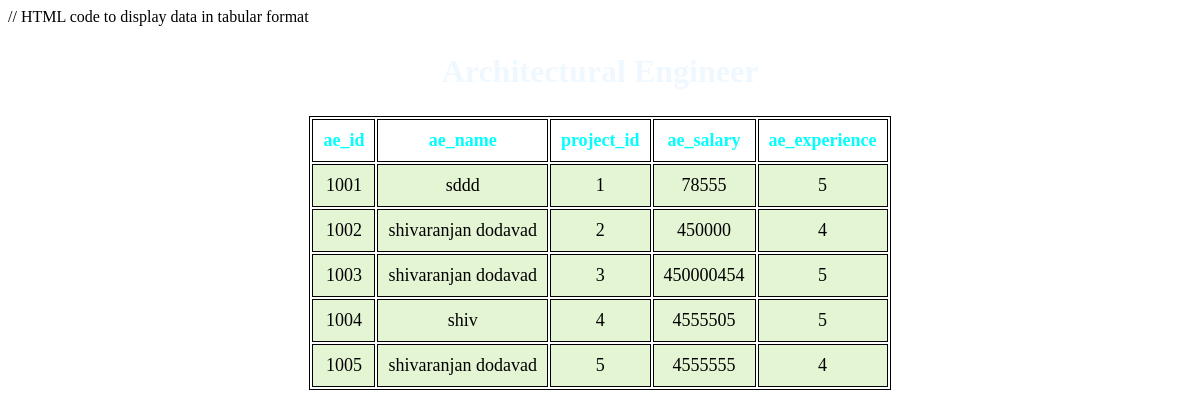
Screenshot of /aeview.php with the database file from the repository.
### tables this page shows
CREATE TABLE IF NOT EXISTS `architectural_engineer` (
  `ae_id` varchar(50) NOT NULL,
  `ae_name` varchar(50) DEFAULT NULL,
  `project_id` varchar(50) DEFAULT NULL,
  `ae_experience` varchar(50) DEFAULT NULL,
  `ae_salary` varchar(50) DEFAULT NULL,
  PRIMARY KEY (`ae_id`)
);

### aeview.php (the view, shortened to what this page needs)
<?php
$host = "localhost";
$dbusername = "root";
$dbpassword = "";
$dbname = "admin";
$mysqli = new mysqli ($host, $dbusername, $dbpassword, $dbname);
$sql = "SELECT * FROM architectural_engineer";
$result = $mysqli->query($sql);
?>
<!DOCTYPE html>
<html lang="en">
<head>
</head>
<body>
    <section>
        <h1>Architectural Engineer</h1>
        <table>
            <tr>
                <th>ae_id</th>
                <th>ae_name</th>
                <th>project_id</th>
                <th>ae_salary</th>
                <th>ae_experience</th>
            </tr>
            <?php
                while($rows=$result->fetch_assoc())
                {
             ?>
            <tr>
                <td><?php echo $rows['ae_id'];?></td>
                <td><?php echo $rows['ae_name'];?></td>
                <td><?php echo $rows['project_id'];?></td>
                <td><?php echo $rows['ae_salary'];?></td>
                <td><?php echo $rows['ae_experience'];?></td>
            </tr>
            <?php
                }
             ?>
        </table>
    </section>
</body>
</html>

### aeview.php (style rules this page uses)
table { margin: 0 auto; font-size: large; border: 1px solid black; }
h1 { text-align: center; color: aliceblue; font-size: xx-large; font-family: 'Gill Sans', 'Gill Sans MT', ' Calibri', 'Trebuchet MS', 'sans-serif'; }
td { background-color: #E4F5D4; border: 1px solid black; }
td { border: 1px solid black; padding: 10px; text-align: center; }
th { border: 1px solid black; padding: 10px; text-align: center; color: aqua; }
td { font-weight: lighter; }

### rows the page displays
architectural_engineer: ae_id "1001", ae_name "sddd", project "1", ae_salary "78555", ae_experience "5"
architectural_engineer: ae_id "1002", ae_name "shivaranjan dodavad", project "2", ae_salary "450000", ae_experience "4"
architectural_engineer: ae_id "1003", ae_name "shivaranjan dodavad", project "3", ae_salary "450000454", ae_experience "5"
architectural_engineer: ae_id "1004", ae_name "shiv", project "4", ae_salary "4555505", ae_experience "5"
architectural_engineer: ae_id "1005", ae_name "shivaranjan dodavad", project "5", ae_salary "4555555", ae_experience "4"
